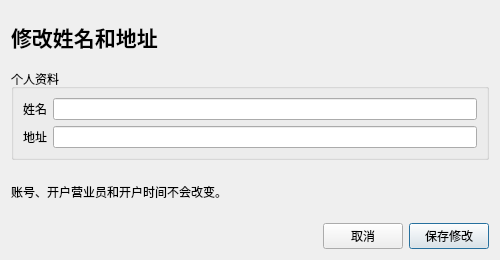
<?xml version="1.0" encoding="UTF-8"?>
<ui version="4.0">
 <class>ProfileDialog</class>
 <widget class="QDialog" name="ProfileDialog">
  <property name="windowTitle"><string>修改个人资料</string></property>
  <property name="minimumSize"><size><width>500</width><height>260</height></size></property>
  <layout class="QVBoxLayout" name="profileDialogLayout">
   <item><widget class="QLabel" name="profileDialogTitleLabel"><property name="font"><font><pointsize>16</pointsize><bold>true</bold></font></property><property name="text"><string>修改姓名和地址</string></property></widget></item>
   <item><widget class="QGroupBox" name="profileGroupBox"><property name="title"><string>个人资料</string></property><layout class="QFormLayout" name="profileFormLayout"><item row="0" column="0"><widget class="QLabel" name="profileNameLabel"><property name="text"><string>姓名</string></property></widget></item><item row="0" column="1"><widget class="QLineEdit" name="profileNameEdit"/></item><item row="1" column="0"><widget class="QLabel" name="profileAddressLabel"><property name="text"><string>地址</string></property></widget></item><item row="1" column="1"><widget class="QLineEdit" name="profileAddressEdit"/></item></layout></widget></item>
   <item><widget class="QLabel" name="profileMessageLabel"><property name="text"><string>账号、开户营业员和开户时间不会改变。</string></property><property name="wordWrap"><bool>true</bool></property></widget></item>
   <item><layout class="QHBoxLayout" name="profileButtonLayout"><item><spacer name="profileButtonSpacer"><property name="orientation"><enum>Qt::Horizontal</enum></property><property name="sizeHint" stdset="0"><size><width>40</width><height>20</height></size></property></spacer></item><item><widget class="QPushButton" name="cancelProfileButton"><property name="text"><string>取消</string></property></widget></item><item><widget class="QPushButton" name="confirmProfileButton"><property name="text"><string>保存修改</string></property><property name="default"><bool>true</bool></property></widget></item></layout></item>
  </layout>
 </widget>
 <resources/>
 <connections/>
</ui>
